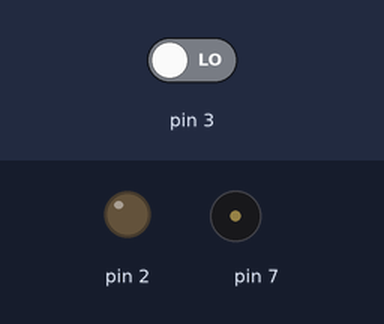
Bench run of a sketch on a simulated Arduino Uno, built with avr-gcc and run on an emulated ATmega328P. Parts: output pins drawn as LEDs (lit = HIGH), buzzer (waves = sounding). The test bench sets the inputs (shaded band); at power-on: pin 3 LOW. Pins used as bus, display or sensor lines are not drawn.

Above: at 1.2 s.
1.3 s: pin 3 driven HIGH
At 2.4 s:
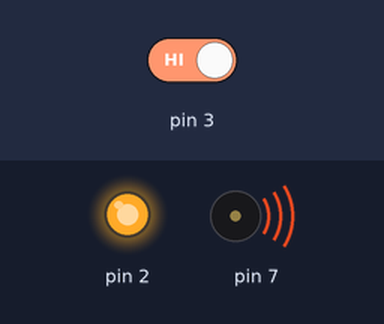
2.8 s: pin 3 driven LOW
At 3.5 s:
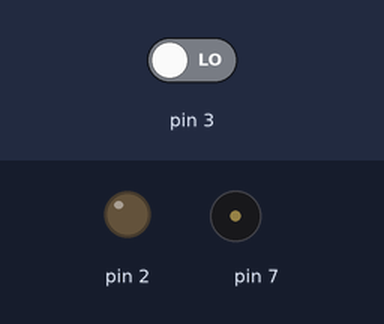
Timing chart, 0 to 5.8 s (numbered marks = the images above; inputs shaded):
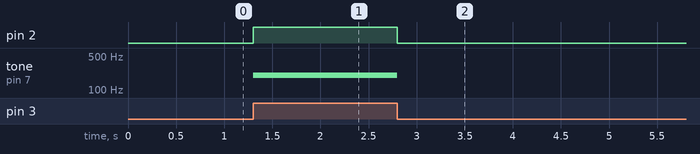

The sketch:

sonido.ino
```cpp
void setup()
{
pinMode(2,OUTPUT);
pinMode(3,INPUT);
pinMode(7,OUTPUT);

}

void loop()
{


if (digitalRead(3)== HIGH)
{
  digitalWrite(2, HIGH);
  digitalWrite(7,HIGH);
  tone(7,200,1000);
}
  else{
  digitalWrite(2, LOW);
  noTone(7);
  }
}
```

Measured:
- after the input at 1.3 s, pin 2: LOW → HIGH at once; tone on pin 7: silent → 200 Hz at once
- after the input at 2.8 s, pin 2: HIGH → LOW at once; tone on pin 7: 200 Hz → silent at once
